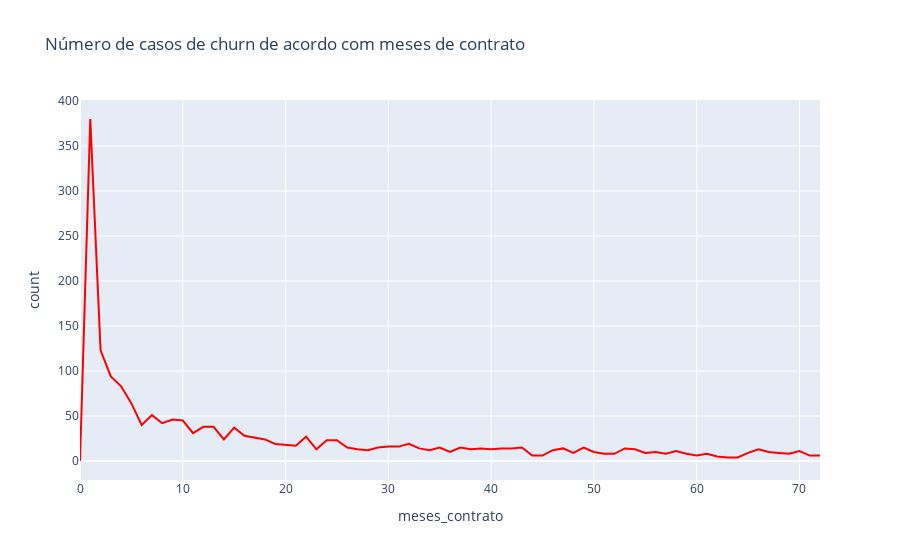

Notebook cell for this chart:
### Code cell
# Analisando com maior detalhe os casos de churn e a relação com os meses de contrato
cross_churn_meses = pd.crosstab(dados.churn,dados.meses_contrato).unstack().reset_index().rename(columns={0:'count'})

fig = px.line(cross_churn_meses.query('churn=="Yes"'), x='meses_contrato', y='count', color_discrete_sequence=['red'], title='Número de casos de churn de acordo com meses de contrato corridos')
fig.update_layout({'width': 900})
fig.show()

### Figure 1 — Plotly figure (JSON) as saved in the notebook; plotly's stock layout.template omitted (floating-point values rounded to 4 significant figures)
{"data": [{"hovertemplate": "meses_contrato=%{x}<br>count=%{y}<extra></extra>", "legendgroup": "", "line": {"color": "red", "dash": "solid"}, "marker": {"symbol": "circle"}, "mode": "lines", "name": "", "orientation": "v", "showlegend": false, "x": [0, 1, 2, 3, 4, 5, 6, 7, 8, 9, 10, 11, 12, 13, 14, 15, 16, 17, 18, 19, 20, 21, 22, 23, 24, 25, 26, 27, 28, 29, 30, 31, 32, 33, 34, 35, 36, 37, 38, 39, 40, 41, 42, 43, 44, 45, 46, 47, 48, 49, 50, 51, 52, 53, 54, 55, 56, 57, 58, 59, 60, 61, 62, 63, 64, 65, 66, 67, 68, 69, 70, 71, 72], "xaxis": "x", "y": [0, 380, 123, 94, 83, 64, 40, 51, 42, 46, 45, 31, 38, 38, 24, 37, 28, 26, 24, 19, 18, 17, 27, 13, 23, 23, 15, 13, 12, 15, 16, 16, 19, 14, 12, 15, 10, 15, 13, 14, 13, 14, 14, 15, 6, 6, 12, 14, 9, 15, 10, 8, 8, 14, 13, 9, 10, 8, 11, 8, 6, 8, 5, 4, 4, 9, 13, 10, 9, 8, 11, 6, 6], "yaxis": "y", "type": "scatter"}], "layout": {"xaxis": {"anchor": "y", "domain": [0, 1], "title": {"text": "meses_contrato"}}, "yaxis": {"anchor": "x", "domain": [0, 1], "title": {"text": "count"}}, "legend": {"tracegroupgap": 0}, "title": {"text": "Número de casos de churn de acordo com meses de contrato"}, "width": 900}}
